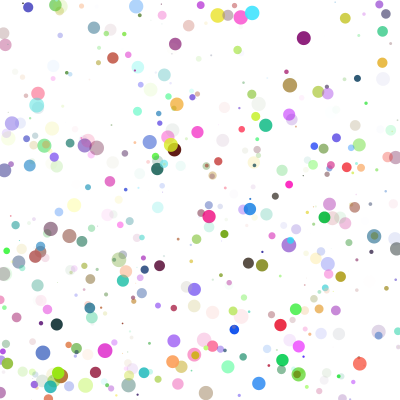
Frame 1 (no input)
Frame 60 (the mouse pressed at the canvas centre just before this capture): identical to frame 1, image omitted
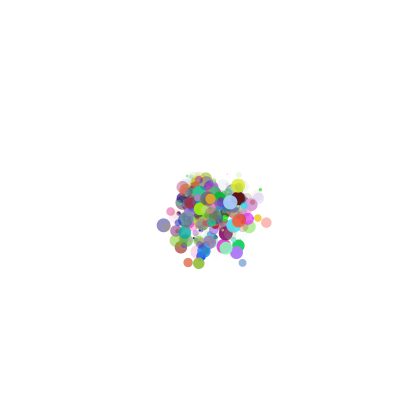
Frame 120 (the mouse held since frame 60 and released just before this capture)

The Processing sketch that drew these frames (run headless with seeded random() and noise(); from frame 60 on, the mouse is pressed at the canvas centre):

// Processing sketch: processing_6426
// ── processing_6426.pde

Boolean button = false;
Circle[] circles = new Circle[500];

void setup() { 
  size(400,400); 
  smooth();
  for (int i=0; i<circles.length; i++) {
    circles[i] = new Circle(random(width), random(height), random(15), random(15, 30), random(-50, 50), random(-50, 50), random(255), random(255), random(255), random(255));
  }
} 

void draw() { 
  background(255);
  for (int i=0; i<circles.length; i++) {
    circles[i].display(); 
  }
} 

class Circle {

  float circleX;
  float circleY;
  float diam;
  float speed;
  float offsetX; 
  float offsetY; 
  float R, G, B, A;
  float offsetXConst, offsetYConst;

  Circle(float tempCircleX, float tempCircleY, float tempDiam, float tempSpeed, float tempOffsetX, float tempOffsetY, float tempR, float tempG, float tempB, float tempA) {
    circleX = tempCircleX;
    circleY = tempCircleY;
    diam = tempDiam;
    speed = tempSpeed;
    offsetX = tempOffsetX;
    offsetY = tempOffsetY;
    R = tempR;
    G = tempG;
    B = tempB;
    A = tempA;
    offsetXConst = offsetX;
    offsetYConst = offsetY;
  }

  void display() {
    noStroke();
    fill(R, G, B, A);
    ellipse(circleX, circleY, diam, diam);
    if (button) {
      circleX += ((mouseX+offsetX)-circleX)/speed;
      circleY += ((mouseY+offsetY)-circleY)/speed; 
    }
    offsetX += random(-2,2); 
    offsetY += random(-2,2);

    if (mouseX-pmouseX != 0) { 
      offsetX += random(0); 
      offsetY += random(0);
      offsetX = constrain(offsetX, 0, offsetXConst); 
      offsetY = constrain(offsetY, 0, offsetYConst);
    }
  }
}

void mousePressed() {
  button = !button;
}
